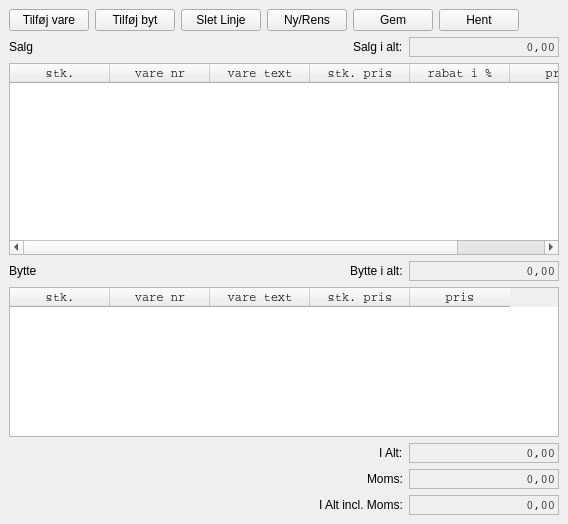
      <widget class="QWidget" name="sale" >
       <attribute name="title" >
        <string>Salg</string>
       </attribute>
       <attribute name="toolTip" >
        <string>Sags Modulet</string>
       </attribute>
       <layout class="QHBoxLayout" >
        <property name="spacing" >
         <number>6</number>
        </property>
        <property name="leftMargin" >
         <number>9</number>
        </property>
        <property name="topMargin" >
         <number>9</number>
        </property>
        <property name="rightMargin" >
         <number>9</number>
        </property>
        <property name="bottomMargin" >
         <number>9</number>
        </property>
        <item>
         <layout class="QVBoxLayout" >
          <property name="spacing" >
           <number>6</number>
          </property>
          <property name="leftMargin" >
           <number>0</number>
          </property>
          <property name="topMargin" >
           <number>0</number>
          </property>
          <property name="rightMargin" >
           <number>0</number>
          </property>
          <property name="bottomMargin" >
           <number>0</number>
          </property>
          <item>
           <layout class="QHBoxLayout" >
            <property name="spacing" >
             <number>6</number>
            </property>
            <property name="leftMargin" >
             <number>0</number>
            </property>
            <property name="topMargin" >
             <number>0</number>
            </property>
            <property name="rightMargin" >
             <number>0</number>
            </property>
            <property name="bottomMargin" >
             <number>0</number>
            </property>
            <item>
             <widget class="QPushButton" name="addGross" >
              <property name="text" >
               <string>Tilføj vare</string>
              </property>
             </widget>
            </item>
            <item>
             <widget class="QPushButton" name="addExchange" >
              <property name="text" >
               <string>Tilføj byt</string>
              </property>
             </widget>
            </item>
            <item>
             <widget class="QPushButton" name="deleteLine" >
              <property name="text" >
               <string>Slet Linje</string>
              </property>
             </widget>
            </item>
            <item>
             <widget class="QPushButton" name="cls_sale" >
              <property name="text" >
               <string>Ny/Rens</string>
              </property>
              <property name="shortcut" >
               <string>Alt+R</string>
              </property>
             </widget>
            </item>
            <item>
             <widget class="QPushButton" name="saveTmp" >
              <property name="text" >
               <string>Gem</string>
              </property>
             </widget>
            </item>
            <item>
             <widget class="QPushButton" name="loadTmp" >
              <property name="text" >
               <string>Hent</string>
              </property>
             </widget>
            </item>
            <item>
             <spacer>
              <property name="orientation" >
               <enum>Qt::Horizontal</enum>
              </property>
              <property name="sizeHint" >
               <size>
                <width>40</width>
                <height>20</height>
               </size>
              </property>
             </spacer>
            </item>
           </layout>
          </item>
          <item>
           <layout class="QVBoxLayout" >
            <property name="spacing" >
             <number>6</number>
            </property>
            <property name="leftMargin" >
             <number>0</number>
            </property>
            <property name="topMargin" >
             <number>0</number>
            </property>
            <property name="rightMargin" >
             <number>0</number>
            </property>
            <property name="bottomMargin" >
             <number>0</number>
            </property>
            <item>
             <layout class="QHBoxLayout" >
              <property name="spacing" >
               <number>6</number>
              </property>
              <property name="leftMargin" >
               <number>0</number>
              </property>
              <property name="topMargin" >
               <number>0</number>
              </property>
              <property name="rightMargin" >
               <number>0</number>
              </property>
              <property name="bottomMargin" >
               <number>0</number>
              </property>
              <item>
               <widget class="QLabel" name="label_12" >
                <property name="text" >
                 <string>Salg</string>
                </property>
               </widget>
              </item>
              <item>
               <spacer>
                <property name="orientation" >
                 <enum>Qt::Horizontal</enum>
                </property>
                <property name="sizeHint" >
                 <size>
                  <width>40</width>
                  <height>20</height>
                 </size>
                </property>
               </spacer>
              </item>
              <item>
               <widget class="QLabel" name="label_21" >
                <property name="text" >
                 <string>Salg i alt:</string>
                </property>
               </widget>
              </item>
              <item>
               <widget class="QLabel" name="stsalg" >
                <property name="sizePolicy" >
                 <sizepolicy vsizetype="Preferred" hsizetype="Preferred" >
                  <horstretch>0</horstretch>
                  <verstretch>0</verstretch>
                 </sizepolicy>
                </property>
                <property name="minimumSize" >
                 <size>
                  <width>150</width>
                  <height>20</height>
                 </size>
                </property>
                <property name="font" >
                 <font>
                  <family>Courier</family>
                  <weight>50</weight>
                  <italic>false</italic>
                  <bold>false</bold>
                  <underline>false</underline>
                  <strikeout>false</strikeout>
                 </font>
                </property>
                <property name="frameShape" >
                 <enum>QFrame::StyledPanel</enum>
                </property>
                <property name="frameShadow" >
                 <enum>QFrame::Sunken</enum>
                </property>
                <property name="text" >
                 <string>0,00</string>
                </property>
                <property name="alignment" >
                 <set>Qt::AlignRight|Qt::AlignTrailing|Qt::AlignVCenter</set>
                </property>
               </widget>
              </item>
             </layout>
            </item>
            <item>
             <widget class="QTableWidget" name="sSalgTable" >
              <property name="font" >
               <font>
                <family>Courier</family>
                <weight>50</weight>
                <italic>false</italic>
                <bold>false</bold>
                <underline>false</underline>
                <strikeout>false</strikeout>
               </font>
              </property>
              <property name="editTriggers" >
               <set>QAbstractItemView::AnyKeyPressed|QAbstractItemView::DoubleClicked|QAbstractItemView::EditKeyPressed|QAbstractItemView::NoEditTriggers</set>
              </property>
              <property name="alternatingRowColors" >
               <bool>true</bool>
              </property>
              <property name="selectionMode" >
               <enum>QAbstractItemView::SingleSelection</enum>
              </property>
              <property name="selectionBehavior" >
               <enum>QAbstractItemView::SelectRows</enum>
              </property>
              <property name="showGrid" >
               <bool>true</bool>
              </property>
              <property name="gridStyle" >
               <enum>Qt::DotLine</enum>
              </property>
              <column>
               <property name="text" >
                <string>stk.</string>
               </property>
              </column>
              <column>
               <property name="text" >
                <string>vare nr</string>
               </property>
              </column>
              <column>
               <property name="text" >
                <string>vare text</string>
               </property>
              </column>
              <column>
               <property name="text" >
                <string>stk. pris</string>
               </property>
              </column>
              <column>
               <property name="text" >
                <string>rabat i %</string>
               </property>
              </column>
              <column>
               <property name="text" >
                <string>pris</string>
               </property>
              </column>
             </widget>
            </item>
           </layout>
          </item>
          <item>
           <layout class="QVBoxLayout" >
            <property name="spacing" >
             <number>6</number>
            </property>
            <property name="leftMargin" >
             <number>0</number>
            </property>
            <property name="topMargin" >
             <number>0</number>
            </property>
            <property name="rightMargin" >
             <number>0</number>
            </property>
            <property name="bottomMargin" >
             <number>0</number>
            </property>
            <item>
             <layout class="QHBoxLayout" >
              <property name="spacing" >
               <number>6</number>
              </property>
              <property name="leftMargin" >
               <number>0</number>
              </property>
              <property name="topMargin" >
               <number>0</number>
              </property>
              <property name="rightMargin" >
               <number>0</number>
              </property>
              <property name="bottomMargin" >
               <number>0</number>
              </property>
              <item>
               <widget class="QLabel" name="label_13" >
                <property name="text" >
                 <string>Bytte</string>
                </property>
               </widget>
              </item>
              <item>
               <spacer>
                <property name="orientation" >
                 <enum>Qt::Horizontal</enum>
                </property>
                <property name="sizeHint" >
                 <size>
                  <width>40</width>
                  <height>20</height>
                 </size>
                </property>
               </spacer>
              </item>
              <item>
               <widget class="QLabel" name="label_24" >
                <property name="text" >
                 <string>Bytte i alt:</string>
                </property>
               </widget>
              </item>
              <item>
               <widget class="QLabel" name="stbyt" >
                <property name="sizePolicy" >
                 <sizepolicy vsizetype="Preferred" hsizetype="Preferred" >
                  <horstretch>0</horstretch>
                  <verstretch>0</verstretch>
                 </sizepolicy>
                </property>
                <property name="minimumSize" >
                 <size>
                  <width>150</width>
                  <height>20</height>
                 </size>
                </property>
                <property name="font" >
                 <font>
                  <family>Courier</family>
                  <weight>50</weight>
                  <italic>false</italic>
                  <bold>false</bold>
                  <underline>false</underline>
                  <strikeout>false</strikeout>
                 </font>
                </property>
                <property name="frameShape" >
                 <enum>QFrame::StyledPanel</enum>
                </property>
                <property name="frameShadow" >
                 <enum>QFrame::Sunken</enum>
                </property>
                <property name="text" >
                 <string>0,00</string>
                </property>
                <property name="alignment" >
                 <set>Qt::AlignRight|Qt::AlignTrailing|Qt::AlignVCenter</set>
                </property>
               </widget>
              </item>
             </layout>
            </item>
            <item>
             <widget class="QTableWidget" name="sBytteTable" >
              <property name="sizePolicy" >
               <sizepolicy vsizetype="Maximum" hsizetype="MinimumExpanding" >
                <horstretch>0</horstretch>
                <verstretch>0</verstretch>
               </sizepolicy>
              </property>
              <property name="maximumSize" >
               <size>
                <width>16777215</width>
                <height>150</height>
               </size>
              </property>
              <property name="font" >
               <font>
                <family>Courier</family>
                <weight>50</weight>
                <italic>false</italic>
                <bold>false</bold>
                <underline>false</underline>
                <strikeout>false</strikeout>
               </font>
              </property>
              <property name="alternatingRowColors" >
               <bool>true</bool>
              </property>
              <property name="selectionMode" >
               <enum>QAbstractItemView::SingleSelection</enum>
              </property>
              <property name="selectionBehavior" >
               <enum>QAbstractItemView::SelectRows</enum>
              </property>
              <property name="gridStyle" >
               <enum>Qt::DotLine</enum>
              </property>
              <property name="columnCount" >
               <number>5</number>
              </property>
              <column>
               <property name="text" >
                <string>stk.</string>
               </property>
              </column>
              <column>
               <property name="text" >
                <string>vare nr</string>
               </property>
              </column>
              <column>
               <property name="text" >
                <string>vare text</string>
               </property>
              </column>
              <column>
               <property name="text" >
                <string>stk. pris</string>
               </property>
              </column>
              <column>
               <property name="text" >
                <string>pris</string>
               </property>
              </column>
             </widget>
            </item>
           </layout>
          </item>
          <item>
           <layout class="QHBoxLayout" >
            <property name="spacing" >
             <number>6</number>
            </property>
            <property name="leftMargin" >
             <number>0</number>
            </property>
            <property name="topMargin" >
             <number>0</number>
            </property>
            <property name="rightMargin" >
             <number>0</number>
            </property>
            <property name="bottomMargin" >
             <number>0</number>
            </property>
            <item>
             <layout class="QVBoxLayout" >
              <property name="spacing" >
               <number>6</number>
              </property>
              <property name="leftMargin" >
               <number>0</number>
              </property>
              <property name="topMargin" >
               <number>0</number>
              </property>
              <property name="rightMargin" >
               <number>0</number>
              </property>
              <property name="bottomMargin" >
               <number>0</number>
              </property>
              <item>
               <layout class="QHBoxLayout" >
                <property name="spacing" >
                 <number>6</number>
                </property>
                <property name="leftMargin" >
                 <number>0</number>
                </property>
                <property name="topMargin" >
                 <number>0</number>
                </property>
                <property name="rightMargin" >
                 <number>0</number>
                </property>
                <property name="bottomMargin" >
                 <number>0</number>
                </property>
                <item>
                 <spacer>
                  <property name="orientation" >
                   <enum>Qt::Horizontal</enum>
                  </property>
                  <property name="sizeHint" >
                   <size>
                    <width>40</width>
                    <height>20</height>
                   </size>
                  </property>
                 </spacer>
                </item>
                <item>
                 <widget class="QLabel" name="label_15" >
                  <property name="text" >
                   <string>I Alt:</string>
                  </property>
                 </widget>
                </item>
                <item>
                 <widget class="QLabel" name="netto" >
                  <property name="sizePolicy" >
                   <sizepolicy vsizetype="Preferred" hsizetype="Preferred" >
                    <horstretch>0</horstretch>
                    <verstretch>0</verstretch>
                   </sizepolicy>
                  </property>
                  <property name="minimumSize" >
                   <size>
                    <width>150</width>
                    <height>20</height>
                   </size>
                  </property>
                  <property name="maximumSize" >
                   <size>
                    <width>16777215</width>
                    <height>22</height>
                   </size>
                  </property>
                  <property name="font" >
                   <font>
                    <family>Courier</family>
                    <weight>50</weight>
                    <italic>false</italic>
                    <bold>false</bold>
                    <underline>false</underline>
                    <strikeout>false</strikeout>
                   </font>
                  </property>
                  <property name="frameShape" >
                   <enum>QFrame::StyledPanel</enum>
                  </property>
                  <property name="frameShadow" >
                   <enum>QFrame::Sunken</enum>
                  </property>
                  <property name="text" >
                   <string>0,00</string>
                  </property>
                  <property name="alignment" >
                   <set>Qt::AlignRight|Qt::AlignTrailing|Qt::AlignVCenter</set>
                  </property>
                 </widget>
                </item>
               </layout>
              </item>
              <item>
               <layout class="QHBoxLayout" >
                <property name="spacing" >
                 <number>6</number>
                </property>
                <property name="leftMargin" >
                 <number>0</number>
                </property>
                <property name="topMargin" >
                 <number>0</number>
                </property>
                <property name="rightMargin" >
                 <number>0</number>
                </property>
                <property name="bottomMargin" >
                 <number>0</number>
                </property>
                <item>
                 <spacer>
                  <property name="orientation" >
                   <enum>Qt::Horizontal</enum>
                  </property>
                  <property name="sizeHint" >
                   <size>
                    <width>40</width>
                    <height>20</height>
                   </size>
                  </property>
                 </spacer>
                </item>
                <item>
                 <widget class="QLabel" name="label_16" >
                  <property name="text" >
                   <string>Moms:</string>
                  </property>
                 </widget>
                </item>
                <item>
                 <widget class="QLabel" name="moms" >
                  <property name="sizePolicy" >
                   <sizepolicy vsizetype="Preferred" hsizetype="Preferred" >
                    <horstretch>0</horstretch>
                    <verstretch>0</verstretch>
                   </sizepolicy>
                  </property>
                  <property name="minimumSize" >
                   <size>
                    <width>150</width>
                    <height>20</height>
                   </size>
                  </property>
                  <property name="maximumSize" >
                   <size>
                    <width>16777215</width>
                    <height>22</height>
                   </size>
                  </property>
                  <property name="font" >
                   <font>
                    <family>Courier</family>
                    <weight>50</weight>
                    <italic>false</italic>
                    <bold>false</bold>
                    <underline>false</underline>
                    <strikeout>false</strikeout>
                   </font>
                  </property>
                  <property name="frameShape" >
                   <enum>QFrame::StyledPanel</enum>
                  </property>
                  <property name="frameShadow" >
                   <enum>QFrame::Sunken</enum>
                  </property>
                  <property name="text" >
                   <string>0,00</string>
                  </property>
                  <property name="alignment" >
                   <set>Qt::AlignRight|Qt::AlignTrailing|Qt::AlignVCenter</set>
                  </property>
                 </widget>
                </item>
               </layout>
              </item>
              <item>
               <layout class="QHBoxLayout" >
                <property name="spacing" >
                 <number>6</number>
                </property>
                <property name="leftMargin" >
                 <number>0</number>
                </property>
                <property name="topMargin" >
                 <number>0</number>
                </property>
                <property name="rightMargin" >
                 <number>0</number>
                </property>
                <property name="bottomMargin" >
                 <number>0</number>
                </property>
                <item>
                 <spacer>
                  <property name="orientation" >
                   <enum>Qt::Horizontal</enum>
                  </property>
                  <property name="sizeType" >
                   <enum>QSizePolicy::MinimumExpanding</enum>
                  </property>
                  <property name="sizeHint" >
                   <size>
                    <width>40</width>
                    <height>20</height>
                   </size>
                  </property>
                 </spacer>
                </item>
                <item>
                 <widget class="QLabel" name="label_17" >
                  <property name="text" >
                   <string>I Alt incl. Moms:</string>
                  </property>
                 </widget>
                </item>
                <item>
                 <widget class="QLabel" name="totalt" >
                  <property name="sizePolicy" >
                   <sizepolicy vsizetype="Preferred" hsizetype="Preferred" >
                    <horstretch>0</horstretch>
                    <verstretch>0</verstretch>
                   </sizepolicy>
                  </property>
                  <property name="minimumSize" >
                   <size>
                    <width>150</width>
                    <height>20</height>
                   </size>
                  </property>
                  <property name="maximumSize" >
                   <size>
                    <width>16777215</width>
                    <height>22</height>
                   </size>
                  </property>
                  <property name="font" >
                   <font>
                    <family>Courier</family>
                    <weight>50</weight>
                    <italic>false</italic>
                    <bold>false</bold>
                    <underline>false</underline>
                    <strikeout>false</strikeout>
                   </font>
                  </property>
                  <property name="frameShape" >
                   <enum>QFrame::StyledPanel</enum>
                  </property>
                  <property name="frameShadow" >
                   <enum>QFrame::Sunken</enum>
                  </property>
                  <property name="text" >
                   <string>0,00</string>
                  </property>
                  <property name="alignment" >
                   <set>Qt::AlignRight|Qt::AlignTrailing|Qt::AlignVCenter</set>
                  </property>
                 </widget>
                </item>
               </layout>
              </item>
             </layout>
            </item>
           </layout>
          </item>
          <item>
           <layout class="QHBoxLayout" >
            <property name="spacing" >
             <number>6</number>
            </property>
            <property name="leftMargin" >
             <number>0</number>
            </property>
            <property name="topMargin" >
             <number>0</number>
            </property>
            <property name="rightMargin" >
             <number>0</number>
            </property>
            <property name="bottomMargin" >
             <number>0</number>
            </property>
           </layout>
          </item>
         </layout>
        </item>
       </layout>
      </widget>
